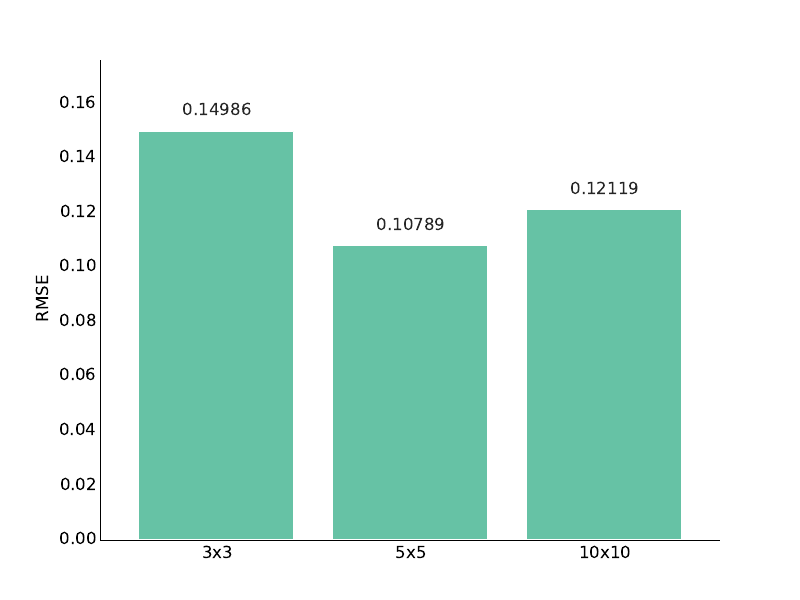

This figure's Python source:
import matplotlib
matplotlib.use('Agg')

import prettyplotlib as ppl
import matplotlib.pyplot as plt
import numpy as np

fig, ax = plt.subplots(1)
data = np.array([0.14986, 0.10789, 0.12119])

ax.set_ylabel('RMSE')
n = 3

ppl.bar(ax, np.arange(n), data, annotate = data.astype('|S7').tolist(), xticklabels = ['3x3', '5x5', '10x10'])
fig.savefig('patch_size.pdf')